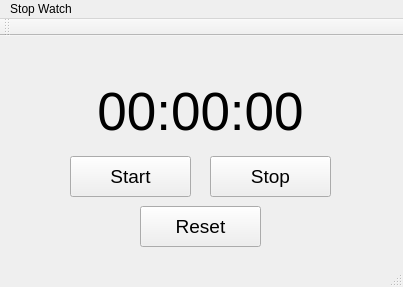
<?xml version="1.0" encoding="UTF-8"?>
<ui version="4.0">
 <class>StopWatch</class>
 <widget class="QMainWindow" name="StopWatch">
  <property name="geometry">
   <rect>
    <x>0</x>
    <y>0</y>
    <width>403</width>
    <height>287</height>
   </rect>
  </property>
  <property name="windowTitle">
   <string>StopWatch</string>
  </property>
  <widget class="QWidget" name="centralWidget">
   <widget class="QLabel" name="label_time">
    <property name="geometry">
     <rect>
      <x>90</x>
      <y>50</y>
      <width>221</width>
      <height>51</height>
     </rect>
    </property>
    <property name="font">
     <font>
      <pointsize>40</pointsize>
     </font>
    </property>
    <property name="text">
     <string>00:00:00</string>
    </property>
    <property name="alignment">
     <set>Qt::AlignCenter</set>
    </property>
   </widget>
   <widget class="QPushButton" name="pushButton_Start">
    <property name="geometry">
     <rect>
      <x>70</x>
      <y>120</y>
      <width>121</width>
      <height>41</height>
     </rect>
    </property>
    <property name="font">
     <font>
      <pointsize>14</pointsize>
     </font>
    </property>
    <property name="text">
     <string>Start</string>
    </property>
   </widget>
   <widget class="QPushButton" name="pushButton_Reset">
    <property name="geometry">
     <rect>
      <x>140</x>
      <y>170</y>
      <width>121</width>
      <height>41</height>
     </rect>
    </property>
    <property name="font">
     <font>
      <pointsize>14</pointsize>
     </font>
    </property>
    <property name="text">
     <string>Reset</string>
    </property>
   </widget>
   <widget class="QPushButton" name="pushButton_Stop">
    <property name="geometry">
     <rect>
      <x>210</x>
      <y>120</y>
      <width>121</width>
      <height>41</height>
     </rect>
    </property>
    <property name="font">
     <font>
      <pointsize>14</pointsize>
     </font>
    </property>
    <property name="text">
     <string>Stop</string>
    </property>
   </widget>
  </widget>
  <widget class="QMenuBar" name="menuBar">
   <property name="geometry">
    <rect>
     <x>0</x>
     <y>0</y>
     <width>403</width>
     <height>21</height>
    </rect>
   </property>
   <widget class="QMenu" name="menuStop_Watch">
    <property name="title">
     <string>Stop Watch</string>
    </property>
   </widget>
   <addaction name="menuStop_Watch"/>
  </widget>
  <widget class="QToolBar" name="mainToolBar">
   <attribute name="toolBarArea">
    <enum>TopToolBarArea</enum>
   </attribute>
   <attribute name="toolBarBreak">
    <bool>false</bool>
   </attribute>
  </widget>
  <widget class="QStatusBar" name="statusBar"/>
 </widget>
 <layoutdefault spacing="6" margin="11"/>
 <resources/>
 <connections/>
</ui>
